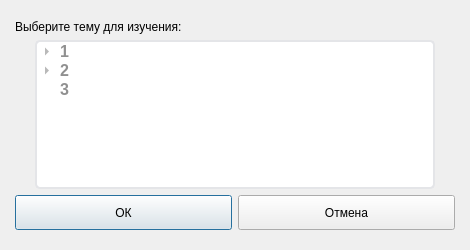
<?xml version="1.0" encoding="UTF-8"?>
<ui version="4.0">
 <class>ExtendedTheorySelectingDialog</class>
 <widget class="QDialog" name="ExtendedTheorySelectingDialog">
  <property name="geometry">
   <rect>
    <x>0</x>
    <y>0</y>
    <width>470</width>
    <height>250</height>
   </rect>
  </property>
  <property name="minimumSize">
   <size>
    <width>470</width>
    <height>250</height>
   </size>
  </property>
  <property name="maximumSize">
   <size>
    <width>470</width>
    <height>250</height>
   </size>
  </property>
  <property name="windowTitle">
   <string>Dialog</string>
  </property>
  <property name="styleSheet">
   <string notr="true">QDialog {
  background-color: #ffffff;
  border: 5px solid #c9c9c9;
  border-radius: 5px;
}
QDialog QLabel
{
  font-size: 16px;
  font-family: Arial, sans-serif;
  font-weight: bold;
  color: #60616f;
  text-align: center;
}
QDialog QLineEdit
{
  background-color: #f4f5f9;
  border: 1px solid #cbcbcb;
  border-radius: 3px;
}

QDialog &gt; QPushButton {

  font-size: 16px;
  font-family: Arial, sans-serif;
  font-weight: bold;
  color: #60616f;
  text-align: center;

  border: none;
  border-radius: 10px;
  
  background-color:   qlineargradient(spread:reflect, x1:0.471, y1:0, x2:0.465, y2:1, stop:0.465909 rgba(247, 248, 250, 255), stop:1 rgba(227, 228, 232, 255))
}
QDialog &gt; QPushButton:hover {
  background-color: #c6e4f0;
}
QDialog &gt; QPushButton:pressed {
  padding-top: 1px;
  background-color: qlineargradient(spread:reflect, x1:0.482, y1:1, x2:0.505, y2:0, stop:0.465909 rgba(247, 248, 250, 255), stop:1 rgba(227, 228, 232, 255))
}


QComboBox {
  border: 2px solid #e6e6e9;
  border-radius: 5px;
  background-color: qlineargradient(spread:pad, x1:0.511, y1:0, x2:0.510955, y2:1, stop:0   rgba(255, 255, 255, 255), stop:0.943182 rgba(245, 246, 249, 255));
  padding-left: 10px;

  font-size: 16px;
  font-family: Arial, sans-serif;
  font-weight: bold;
  color: #878787;

}
QComboBox::down-arrow {
  border: none;
  border-radius: 5px;
  background-color: qlineargradient(spread:pad, x1:0.511, y1:0, x2:0.510955, y2:1, stop:0   rgba(255, 255, 255, 255), stop:0.943182 rgba(245, 246, 249, 255));
  image: url(:/icons/icons/downArrow.png);
}
QComboBox::drop-down {
  width: 25px;
  border: none;
  border-radius: 0px;
  background-color: qlineargradient(spread:pad, x1:0.511, y1:0, x2:0.510955, y2:1, stop:0   rgba(255, 255, 255, 255), stop:0.943182 rgba(245, 246, 249, 255));
  border-left: 2px solid #d6d7da;
  margin: 4px 0px;
  image: url(:/icons/icons/downArrow.png);

}
QComboBox:hover {
  background-color: qlineargradient(spread:pad, x1:0.511, y1:0, x2:0.510955, y2:1, stop:0   rgba(255, 255, 255, 255), stop:0.943182 rgba(245, 246, 249, 255));
  border-radius: 5px;
}

QComboBox QAbstractItemView, QComboBox QAbstractItemView::item  {
  background-color: qlineargradient(spread:pad, x1:0.511, y1:0, x2:0.510955, y2:1, stop:0   rgba(255, 255, 255, 255), stop:0.943182 rgba(245, 246, 249, 255));
  border: 1px solid #ecedef;
  border-radius: 5px;
  padding-left: 10px;
  selection-background-color: #c6e4f0;

 }

QComboBox QAbstractItemView::item:hover  {
  background-color: #c6e4f0;
  selection-background-color: #c6e4f0;
 }</string>
  </property>
  <layout class="QGridLayout" name="gridLayout">
   <property name="leftMargin">
    <number>15</number>
   </property>
   <property name="topMargin">
    <number>20</number>
   </property>
   <property name="rightMargin">
    <number>15</number>
   </property>
   <property name="bottomMargin">
    <number>20</number>
   </property>
   <item row="0" column="0" colspan="2">
    <widget class="QLabel" name="label">
     <property name="sizePolicy">
      <sizepolicy hsizetype="Preferred" vsizetype="Maximum">
       <horstretch>0</horstretch>
       <verstretch>0</verstretch>
      </sizepolicy>
     </property>
     <property name="text">
      <string>Выберите тему для изучения:</string>
     </property>
     <property name="alignment">
      <set>Qt::AlignLeading|Qt::AlignLeft|Qt::AlignVCenter</set>
     </property>
    </widget>
   </item>
   <item row="2" column="0">
    <widget class="QPushButton" name="okPushButton">
     <property name="sizePolicy">
      <sizepolicy hsizetype="Expanding" vsizetype="Fixed">
       <horstretch>0</horstretch>
       <verstretch>0</verstretch>
      </sizepolicy>
     </property>
     <property name="minimumSize">
      <size>
       <width>0</width>
       <height>35</height>
      </size>
     </property>
     <property name="maximumSize">
      <size>
       <width>16777215</width>
       <height>35</height>
      </size>
     </property>
     <property name="text">
      <string>ОК</string>
     </property>
    </widget>
   </item>
   <item row="2" column="1">
    <widget class="QPushButton" name="canselPushButton">
     <property name="sizePolicy">
      <sizepolicy hsizetype="Expanding" vsizetype="Fixed">
       <horstretch>0</horstretch>
       <verstretch>0</verstretch>
      </sizepolicy>
     </property>
     <property name="minimumSize">
      <size>
       <width>0</width>
       <height>35</height>
      </size>
     </property>
     <property name="maximumSize">
      <size>
       <width>16777215</width>
       <height>35</height>
      </size>
     </property>
     <property name="text">
      <string>Отмена</string>
     </property>
    </widget>
   </item>
   <item row="1" column="0" colspan="2">
    <widget class="QWidget" name="widget" native="true">
     <layout class="QVBoxLayout" name="verticalLayout">
      <property name="spacing">
       <number>0</number>
      </property>
      <property name="leftMargin">
       <number>20</number>
      </property>
      <property name="topMargin">
       <number>0</number>
      </property>
      <property name="rightMargin">
       <number>20</number>
      </property>
      <property name="bottomMargin">
       <number>0</number>
      </property>
      <item>
       <widget class="QTreeWidget" name="treeWidgetChangeTheme">
        <property name="styleSheet">
         <string notr="true">* {
  background-color: #ffffff; 
  font-size: 16px;
  font-family: Arial, sans-serif;
  font-weight: bold;
  color: #909090;

  border: 2px solid #e4e5e8;
  border-radius: 5px;
}
QTreeWidget::branch:!open:has-children:adjoins-item {
  image: url(:/icons/icons/closedTreeIcon.png);
  border-image: none;
}
QTreeWidget::branch:open:has-children:adjoins-item {
  image: url(:/icons/icons/openTreeIcon.png);
  border-image: none;
}
QTreeWidget::branch:!has-children:adjoins-item {
  image: url(:/icons/icons/endTreeIcon.png);
  border-image: none;
}/*
QTreeWidget::branch:hover {
  background-color: #c6e4f0;
}
QTreeWidget::item:hover {
  background-color: #c6e4f0;
}*/</string>
        </property>
        <property name="editTriggers">
         <set>QAbstractItemView::NoEditTriggers</set>
        </property>
        <property name="columnCount">
         <number>1</number>
        </property>
        <attribute name="headerVisible">
         <bool>false</bool>
        </attribute>
        <column>
         <property name="text">
          <string>root</string>
         </property>
        </column>
        <item>
         <property name="text">
          <string>1</string>
         </property>
         <item>
          <property name="text">
           <string>1.1</string>
          </property>
          <item>
           <property name="text">
            <string>1.1.1</string>
           </property>
          </item>
         </item>
         <item>
          <property name="text">
           <string>1.2</string>
          </property>
         </item>
         <item>
          <property name="text">
           <string>1.3</string>
          </property>
         </item>
        </item>
        <item>
         <property name="text">
          <string>2</string>
         </property>
         <item>
          <property name="text">
           <string>2.1</string>
          </property>
          <item>
           <property name="text">
            <string>2.1.1</string>
           </property>
          </item>
          <item>
           <property name="text">
            <string>2.1.2</string>
           </property>
          </item>
         </item>
         <item>
          <property name="text">
           <string>2.2</string>
          </property>
         </item>
        </item>
        <item>
         <property name="text">
          <string>3</string>
         </property>
        </item>
       </widget>
      </item>
     </layout>
    </widget>
   </item>
  </layout>
 </widget>
 <resources/>
 <connections/>
</ui>
